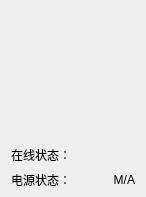
<?xml version="1.0" encoding="UTF-8"?>
<ui version="4.0">
 <class>BatteryStatusForm</class>
 <widget class="QWidget" name="BatteryStatusForm">
  <property name="geometry">
   <rect>
    <x>0</x>
    <y>0</y>
    <width>146</width>
    <height>197</height>
   </rect>
  </property>
  <property name="windowTitle">
   <string>Form</string>
  </property>
  <layout class="QVBoxLayout" name="verticalLayout">
   <property name="bottomMargin">
    <number>0</number>
   </property>
   <item>
    <layout class="QHBoxLayout" name="horizontalLayout_2">
     <item>
      <spacer name="horizontalSpacer_2">
       <property name="orientation">
        <enum>Qt::Horizontal</enum>
       </property>
       <property name="sizeHint" stdset="0">
        <size>
         <width>40</width>
         <height>20</height>
        </size>
       </property>
      </spacer>
     </item>
     <item>
      <widget class="QLabel" name="label_image">
       <property name="minimumSize">
        <size>
         <width>100</width>
         <height>128</height>
        </size>
       </property>
       <property name="maximumSize">
        <size>
         <width>100</width>
         <height>128</height>
        </size>
       </property>
       <property name="layoutDirection">
        <enum>Qt::LeftToRight</enum>
       </property>
       <property name="styleSheet">
        <string notr="true">border-image: url(:/image/电源箱.png);</string>
       </property>
       <property name="text">
        <string/>
       </property>
       <property name="scaledContents">
        <bool>false</bool>
       </property>
      </widget>
     </item>
     <item>
      <spacer name="horizontalSpacer_3">
       <property name="orientation">
        <enum>Qt::Horizontal</enum>
       </property>
       <property name="sizeHint" stdset="0">
        <size>
         <width>37</width>
         <height>17</height>
        </size>
       </property>
      </spacer>
     </item>
    </layout>
   </item>
   <item>
    <layout class="QFormLayout" name="formLayout">
     <item row="0" column="0">
      <widget class="QLabel" name="label_2">
       <property name="text">
        <string>在线状态：</string>
       </property>
      </widget>
     </item>
     <item row="0" column="1">
      <layout class="QHBoxLayout" name="horizontalLayout">
       <item>
        <spacer name="horizontalSpacer">
         <property name="orientation">
          <enum>Qt::Horizontal</enum>
         </property>
         <property name="sizeHint" stdset="0">
          <size>
           <width>40</width>
           <height>20</height>
          </size>
         </property>
        </spacer>
       </item>
       <item>
        <widget class="QLabel" name="label_3">
         <property name="minimumSize">
          <size>
           <width>52</width>
           <height>0</height>
          </size>
         </property>
         <property name="styleSheet">
          <string notr="true">border-image: url(:/image/运行.png);</string>
         </property>
         <property name="text">
          <string/>
         </property>
         <property name="scaledContents">
          <bool>false</bool>
         </property>
         <property name="alignment">
          <set>Qt::AlignRight|Qt::AlignTrailing|Qt::AlignVCenter</set>
         </property>
        </widget>
       </item>
      </layout>
     </item>
     <item row="1" column="0">
      <widget class="QLabel" name="label_5">
       <property name="text">
        <string>电源状态：</string>
       </property>
      </widget>
     </item>
     <item row="1" column="1">
      <widget class="QLabel" name="label_4">
       <property name="text">
        <string>M/A</string>
       </property>
       <property name="alignment">
        <set>Qt::AlignRight|Qt::AlignTrailing|Qt::AlignVCenter</set>
       </property>
      </widget>
     </item>
    </layout>
   </item>
  </layout>
 </widget>
 <resources/>
 <connections/>
</ui>
